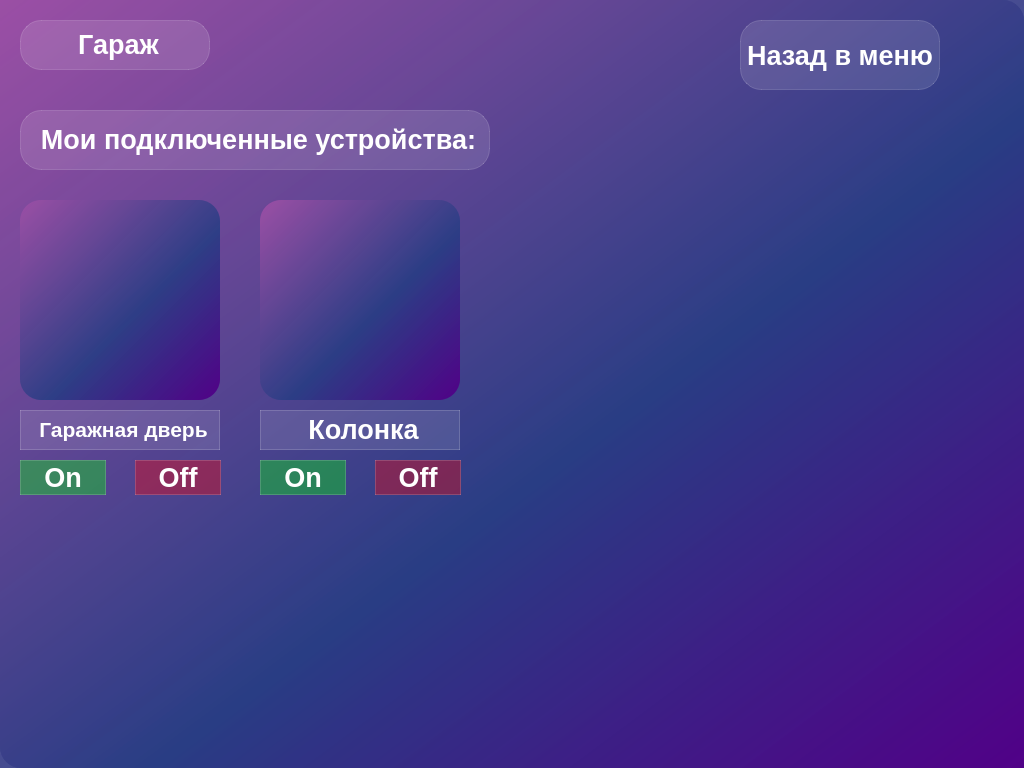
<?xml version="1.0" encoding="UTF-8"?>
<ui version="4.0">
 <class>MainWindow_garage</class>
 <widget class="QMainWindow" name="MainWindow_garage">
  <property name="geometry">
   <rect>
    <x>0</x>
    <y>0</y>
    <width>1024</width>
    <height>768</height>
   </rect>
  </property>
  <property name="windowTitle">
   <string>MainWindow</string>
  </property>
  <property name="styleSheet">
   <string notr="true">background-color: qlineargradient(spread:pad, x1:1, y1:1, x2:0, y2:0, stop:0 rgba(81, 0, 135,255), stop:0.427447 rgba(41, 61, 132,235), stop:1 rgba(155,79,165,255));
border-style: solid;
border-radius:21px;</string>
  </property>
  <widget class="QWidget" name="centralwidget">
   <widget class="QPushButton" name="pushButton_back_to_menu">
    <property name="geometry">
     <rect>
      <x>740</x>
      <y>20</y>
      <width>200</width>
      <height>70</height>
     </rect>
    </property>
    <property name="styleSheet">
     <string notr="true">QPushButton {
background-color: rgba(255,255,255,30);
border: 1px solid rgba(255,255,255,40);
border-raduis: 7px;
color: white;
font-weight: bold;
font-size:20pt;
}
QPushButton:hover {
background-color: rgba(0, 255, 120, 0.4);
}
QPushButton:pressed {
background-color: rgba(255,255,255,70);
}
</string>
    </property>
    <property name="text">
     <string>Назад в меню</string>
    </property>
   </widget>
   <widget class="QLabel" name="label_connected_device">
    <property name="geometry">
     <rect>
      <x>20</x>
      <y>110</y>
      <width>470</width>
      <height>60</height>
     </rect>
    </property>
    <property name="styleSheet">
     <string notr="true">background-color: rgba(255,255,255,30);
border: 1px solid rgba(255,255,255,40);
border-raduis: 7px;
color: white;
font-weight: bold;
font-size:20pt;
</string>
    </property>
    <property name="text">
     <string>&lt;html&gt;&lt;head/&gt;&lt;body&gt;&lt;p align=&quot;center&quot;&gt;Мои подключенные устройства:&lt;/p&gt;&lt;/body&gt;&lt;/html&gt;</string>
    </property>
   </widget>
   <widget class="QLabel" name="label_smart_home">
    <property name="geometry">
     <rect>
      <x>20</x>
      <y>20</y>
      <width>190</width>
      <height>50</height>
     </rect>
    </property>
    <property name="styleSheet">
     <string notr="true">background-color: rgba(255,255,255,30);
border: 1px solid rgba(255,255,255,40);
border-raduis: 7px;
color: white;
font-weight: bold;
font-size:20pt;
</string>
    </property>
    <property name="text">
     <string>&lt;html&gt;&lt;head/&gt;&lt;body&gt;&lt;p align=&quot;center&quot;&gt;Гараж&lt;/p&gt;&lt;/body&gt;&lt;/html&gt;</string>
    </property>
   </widget>
   <widget class="QLabel" name="label_garage_door">
    <property name="geometry">
     <rect>
      <x>20</x>
      <y>200</y>
      <width>200</width>
      <height>200</height>
     </rect>
    </property>
    <property name="text">
     <string/>
    </property>
    <property name="pixmap">
     <pixmap>icon/garage_door.jpg</pixmap>
    </property>
    <property name="scaledContents">
     <bool>true</bool>
    </property>
   </widget>
   <widget class="QLabel" name="label_column">
    <property name="geometry">
     <rect>
      <x>260</x>
      <y>200</y>
      <width>200</width>
      <height>200</height>
     </rect>
    </property>
    <property name="text">
     <string/>
    </property>
    <property name="pixmap">
     <pixmap>icon/column_.jpg</pixmap>
    </property>
    <property name="scaledContents">
     <bool>true</bool>
    </property>
   </widget>
   <widget class="QPushButton" name="pushButton_on_4">
    <property name="geometry">
     <rect>
      <x>260</x>
      <y>460</y>
      <width>86</width>
      <height>35</height>
     </rect>
    </property>
    <property name="styleSheet">
     <string notr="true">QPushButton {
background-color: rgba(0,255,0,90);
border: 1px solid rgba(255,255,255,40);
border-raduis: 7px;
color: white;
font-weight: bold;
font-size:20pt;
}
QPushButton:hover {
background-color: rgba(255,255,255,40);
}
QPushButton:pressed {
background-color: rgba(0,255,0,90);
}
</string>
    </property>
    <property name="text">
     <string>On</string>
    </property>
   </widget>
   <widget class="QPushButton" name="pushButton_off_3">
    <property name="geometry">
     <rect>
      <x>135</x>
      <y>460</y>
      <width>86</width>
      <height>35</height>
     </rect>
    </property>
    <property name="styleSheet">
     <string notr="true">QPushButton {
background-color: rgba(255,0,0,90);
border: 1px solid rgba(255,255,255,40);
border-raduis: 7px;
color: white;
font-weight: bold;
font-size:20pt;
}
QPushButton:hover {
background-color: rgba(255,255,255,40);
}
QPushButton:pressed {
background-color: rgba(255,0,0,90);
}
</string>
    </property>
    <property name="text">
     <string>Off</string>
    </property>
   </widget>
   <widget class="QPushButton" name="pushButton_on_3">
    <property name="geometry">
     <rect>
      <x>20</x>
      <y>460</y>
      <width>86</width>
      <height>35</height>
     </rect>
    </property>
    <property name="styleSheet">
     <string notr="true">QPushButton {
background-color: rgba(0,255,0,90);
border: 1px solid rgba(255,255,255,40);
border-raduis: 7px;
color: white;
font-weight: bold;
font-size:20pt;
}
QPushButton:hover {
background-color: rgba(255,255,255,40);
}
QPushButton:pressed {
background-color: rgba(0,255,0,90);
}
</string>
    </property>
    <property name="text">
     <string>On</string>
    </property>
   </widget>
   <widget class="QLabel" name="label_name_column">
    <property name="geometry">
     <rect>
      <x>260</x>
      <y>410</y>
      <width>200</width>
      <height>40</height>
     </rect>
    </property>
    <property name="styleSheet">
     <string notr="true">background-color: rgba(255,255,255,30);
border: 1px solid rgba(255,255,255,40);
border-raduis: 7px;
color: white;
font-weight: bold;
font-size:20pt;
</string>
    </property>
    <property name="text">
     <string>&lt;html&gt;&lt;head/&gt;&lt;body&gt;&lt;p align=&quot;center&quot;&gt;Колонка&lt;/p&gt;&lt;/body&gt;&lt;/html&gt;</string>
    </property>
   </widget>
   <widget class="QLabel" name="label_name_garage_door">
    <property name="geometry">
     <rect>
      <x>20</x>
      <y>410</y>
      <width>200</width>
      <height>40</height>
     </rect>
    </property>
    <property name="styleSheet">
     <string notr="true">background-color: rgba(255,255,255,30);
border: 1px solid rgba(255,255,255,40);
border-raduis: 7px;
color: white;
font-weight: bold;
font-size:20pt;
</string>
    </property>
    <property name="text">
     <string>&lt;html&gt;&lt;head/&gt;&lt;body&gt;&lt;p align=&quot;center&quot;&gt;&lt;span style=&quot; font-size:16pt;&quot;&gt;Гаражная дверь&lt;/span&gt;&lt;/p&gt;&lt;/body&gt;&lt;/html&gt;</string>
    </property>
   </widget>
   <widget class="QPushButton" name="pushButton_off_4">
    <property name="geometry">
     <rect>
      <x>375</x>
      <y>460</y>
      <width>86</width>
      <height>35</height>
     </rect>
    </property>
    <property name="styleSheet">
     <string notr="true">QPushButton {
background-color: rgba(255,0,0,90);
border: 1px solid rgba(255,255,255,40);
border-raduis: 7px;
color: white;
font-weight: bold;
font-size:20pt;
}
QPushButton:hover {
background-color: rgba(255,255,255,40);
}
QPushButton:pressed {
background-color: rgba(255,0,0,90);
}
</string>
    </property>
    <property name="text">
     <string>Off</string>
    </property>
   </widget>
  </widget>
 </widget>
 <resources/>
 <connections/>
</ui>
